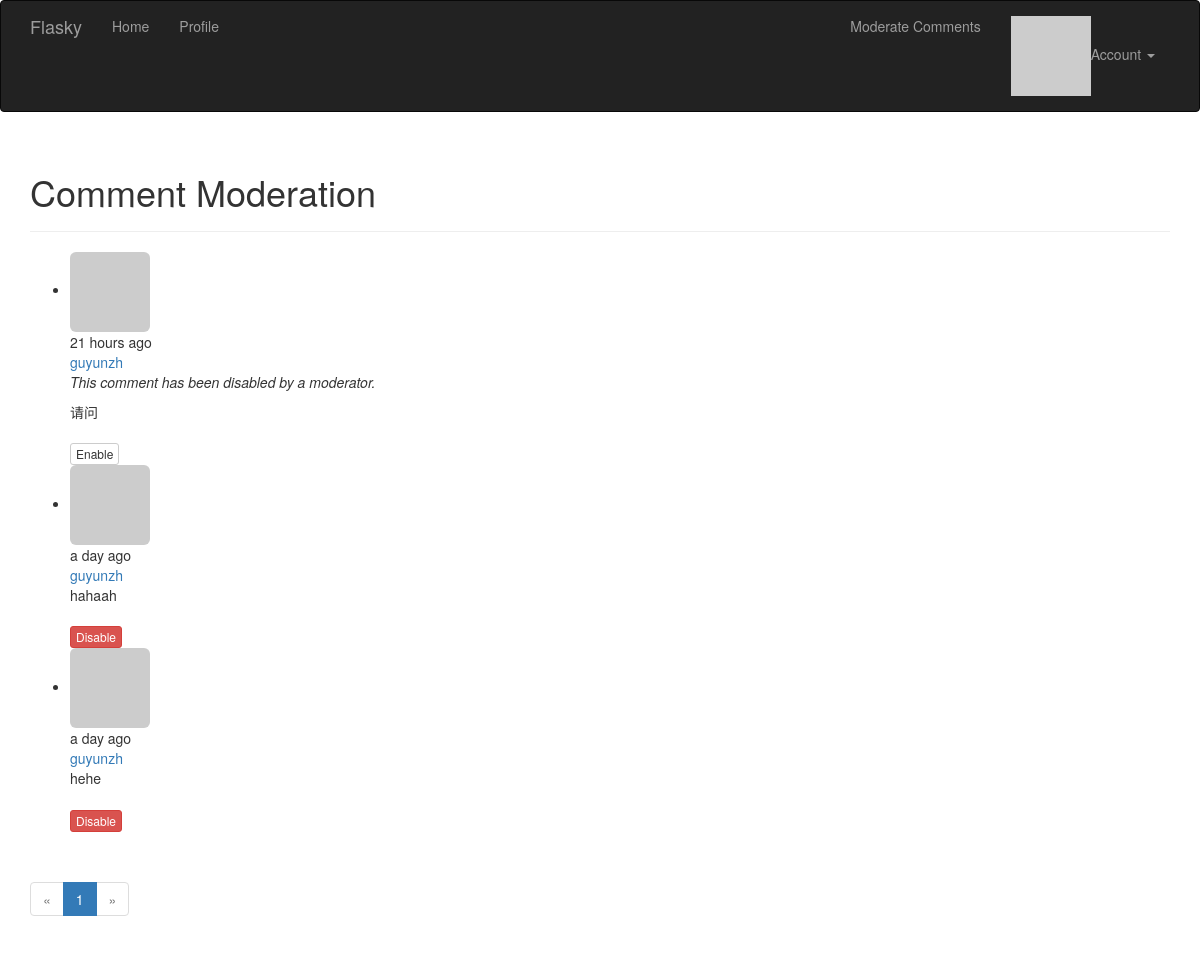
The app's page /moderate (signed in) with its own data.
### App/models.py (models this page shows, shortened)
class Comment(db.Model):        #评论模型，为一个关联表，关联用户与文章
    __tablename__='comments'
    id =db.Column(db.Integer,primary_key=True)
    body=db.Column(db.Text)
    body_html=db.Column(db.Text)
    timestamp=db.Column(db.DateTime,index=True,default=datetime.utcnow)
    disabled=db.Column(db.Boolean)
    author_id=db.Column(db.Integer,db.ForeignKey('users.id'))
    post_id=db.Column(db.Integer,db.ForeignKey('posts.id'))

class User(UserMixin,db.Model):
    __tablename__='users'
    id=db.Column(db.Integer,primary_key=True)
    username=db.Column(db.String(64),unique=True,index=True)
    role_id=db.Column(db.Integer,db.ForeignKey('roles.id'))#外键
    password_hash =db.Column(db.String(128))
    email=db.Column(db.String(64),unique=True,index=True)
    confirmed=db.Column(db.Boolean,default=False)   #判断用户是否已经确认过了
    name=db.Column(db.String(64))
    location=db.Column(db.String(64))
    about_me=db.Column(db.Text())
    member_since=db.Column(db.DateTime(),default=datetime.utcnow)
    last_seen=db.Column(db.DateTime(),default=datetime.utcnow)#default为默认值，可直接指定函数
    avatar_hash = db.Column(db.String(32))
    posts=db.relationship('Post',backref='author',lazy='dynamic')
    followed=db.relationship('Follow',foreign_keys=[Follow.follower_id],backref=db.backref('follower',lazy='joined'),
                             lazy='dynamic',cascade='all,delete-orphan')
    followers=db.relationship('Follow',foreign_keys=[Follow.followed_id],backref=db.backref('followed',lazy='joined'),
                              lazy='dynamic',cascade='all,delete-orphan')
    comments=db.relationship('Comment',backref='author',lazy='dynamic')
    def can(self,permissions):  #判断权限
        return self.role is not None and (self.role.permissions & permissions) ==permissions
    def ping(self):
        self.last_seen=datetime.utcnow()
        db.session.add(self)
    @property       #规定了密码不能被读取
    def password(self):
        raise AttributeError('password is not a readable attribute')
    def gravatar(self,size=100,default='identicon',rating='g'):#构建Gravatar URL方法。
        if request.is_secure:
            url='https://secure.gravatar.com/avatar'
        else:
            url='http://www.gravatar.com/avatar'
        hash=self.avatar_hash or hashlib.md5(self.email.encode('utf-8')).hexdigest()
        return '{url}/{hash}?s={size}&d={default}&r={rating}'.format(url=url,hash=hash,size=size,default=default,rating=rating)

### App/main/views.py (the view)
@main.route('/moderate')            #用来管理评论的显示视图
@login_required
@permission_required(Permission.MODERATE_COMMENTS)
def moderate():
    page = request.args.get('page',1,type=int)
    pagination=Comment.query.order_by(Comment.timestamp.desc()).paginate(
        page,per_page=current_app.config['FLASKY_COMMENTS_PER_PAGE'],
        error_out=False    )
    comments=pagination.items
    return render_template('moderate.html',comments=comments,pagination=pagination,page=page)

### App/auth/views.py (called while the page is built)
@auth.before_app_request        #before_app_request是一个钩子，每次请求都会调用该视图函数
def before_request():           #用来处理注册但是未邮箱确认的用户所能看到的信息
    if current_user.is_authenticated :
        current_user.ping()
        if not current_user.confirmed and request.endpoint[:5] !='auth.'\
                                        and request.endpoint !='static':
            return redirect(url_for('auth.unconfirmed'))

### App/main/__init__.py (called while the page is built)
@main.app_context_processor     #上下文处理器，让定义的变量在所有模板中全局可访问
def inject_permissions():
    return dict(Permission=Permission)

### App/models.py (called while the page is built)
@login_manager.user_loader      #用来回调用户的标识符来确认这个用户身份
def load_user(user_id):
    return User.query.get(int(user_id))

### App/templates/moderate.html (shortened to what this page needs)
{% extends "base.html" %}
{% import "_macros.html" as macros %}
{% block page_content %}
<div class="page-header">
    <h1>Comment Moderation</h1>
</div>
{% set moderate =True %}
{% include '_comments.html' %}
{% if pagination %}
<div class="pagination">
    {{ macros.pagination_widget(pagination,'.moderate') }}
</div>
{% endif %}
{% endblock %}

### App/templates/_comments.html
<ul class="comments">
    {% for comment in comments %}
    <li class="comment">
        <div class="comment-thumbnail">
            <a href="{{ url_for('.user', username=comment.author.username) }}">
                <img class="img-rounded profile-thumbnail" src="{{ comment.author.gravatar(size=40) }}">
            </a>
        </div>
        <div class="comment-content">
            <div class="comment-date">{{ moment(comment.timestamp).fromNow() }}</div>
            <div class="comment-author"><a href="{{ url_for('.user', username=comment.author.username) }}">{{ comment.author.username }}</a></div>
            <div class="comment-body">
                {% if comment.disabled %}
                <p><i>This comment has been disabled by a moderator.</i></p>
                {% endif %}
                {% if moderate or not comment.disabled %}
                    {% if comment.body_html %}
                        {{ comment.body_html | safe }}
                    {% else %}
                        {{ comment.body }}
                    {% endif %}
                {% endif %}
            </div>
            {% if moderate %}
                <br>
                {% if comment.disabled %}
                <a class="btn btn-default btn-xs" href="{{ url_for('.moderate_enable', id=comment.id, page=page) }}">Enable</a>
                {% else %}
                <a class="btn btn-danger btn-xs" href="{{ url_for('.moderate_disable', id=comment.id, page=page) }}">Disable</a>
                {% endif %}
            {% endif %}
        </div>
    </li>
    {% endfor %}
</ul>

### records on screen
Comment: timestamp "21 hours ago", author.username "guyunzh", shows "This comment has been disabled by a moderator.", body_html "请问"
Comment: timestamp "a day ago", author.username "guyunzh", body_html "hahaah"
Comment: timestamp "a day ago", author.username "guyunzh", body_html "hehe"

### other values on screen
{{ p }} "1"
